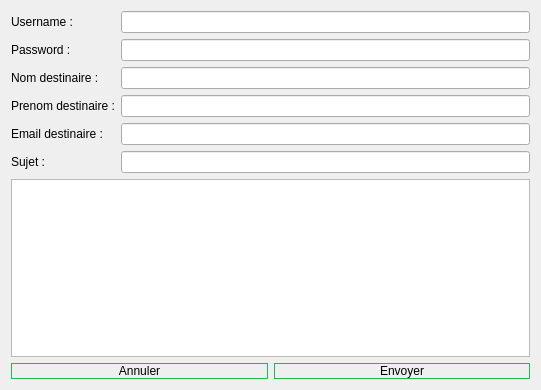
<?xml version="1.0" encoding="UTF-8"?>
<ui version="4.0">
 <class>dialog</class>
 <widget class="QDialog" name="dialog">
  <property name="geometry">
   <rect>
    <x>0</x>
    <y>0</y>
    <width>541</width>
    <height>390</height>
   </rect>
  </property>
  <property name="windowTitle">
   <string>Dialog</string>
  </property>
  <property name="styleSheet">
   <string notr="true">#annuler_mail,#envoyer_dialog{
border:1px solid #1db954/*cc5bce*/;
border-radius:10px;
text-align:center;
}
#annuler_mail:hover,#envoyer_dialog:hover{
border:1px solid #121212 /*#cc5bce*/;
border-radius:10px;
text-align:center;
color:#121212;
background-color:#1db954 /*rgb(27, 27, 39)*/;
}</string>
  </property>
  <layout class="QVBoxLayout" name="verticalLayout_2">
   <item>
    <layout class="QVBoxLayout" name="verticalLayout">
     <item>
      <layout class="QFormLayout" name="formLayout">
       <item row="4" column="0">
        <widget class="QLabel" name="label">
         <property name="text">
          <string>Email destinaire : </string>
         </property>
        </widget>
       </item>
       <item row="1" column="0">
        <widget class="QLabel" name="label_2">
         <property name="text">
          <string>Password :</string>
         </property>
        </widget>
       </item>
       <item row="0" column="0">
        <widget class="QLabel" name="label_3">
         <property name="text">
          <string>Username :</string>
         </property>
        </widget>
       </item>
       <item row="0" column="1">
        <widget class="QLineEdit" name="uname"/>
       </item>
       <item row="1" column="1">
        <widget class="QLineEdit" name="passwd"/>
       </item>
       <item row="4" column="1">
        <widget class="QLineEdit" name="recipient"/>
       </item>
       <item row="5" column="0">
        <widget class="QLabel" name="label_4">
         <property name="text">
          <string>Sujet :</string>
         </property>
        </widget>
       </item>
       <item row="5" column="1">
        <widget class="QLineEdit" name="subjectLineEdit"/>
       </item>
       <item row="3" column="0">
        <widget class="QLabel" name="label_5">
         <property name="text">
          <string>Prenom destinaire :</string>
         </property>
        </widget>
       </item>
       <item row="2" column="0">
        <widget class="QLabel" name="label_6">
         <property name="text">
          <string>Nom destinaire :</string>
         </property>
        </widget>
       </item>
       <item row="2" column="1">
        <widget class="QLineEdit" name="recipient_n"/>
       </item>
       <item row="3" column="1">
        <widget class="QLineEdit" name="recipient_s"/>
       </item>
      </layout>
     </item>
     <item>
      <widget class="QTextEdit" name="message"/>
     </item>
     <item>
      <layout class="QHBoxLayout" name="horizontalLayout">
       <item>
        <widget class="QPushButton" name="annuler_mail">
         <property name="text">
          <string>Annuler</string>
         </property>
        </widget>
       </item>
       <item>
        <widget class="QPushButton" name="envoyer_dialog">
         <property name="text">
          <string>Envoyer</string>
         </property>
        </widget>
       </item>
      </layout>
     </item>
    </layout>
   </item>
  </layout>
 </widget>
 <resources/>
 <connections/>
</ui>
